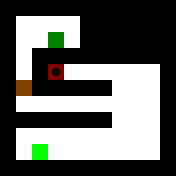

Below is a game level as drawn by its tile map, then a one-line description and the .tmx file that defines it, in full:
An orthogonal 11x11 tile map with 16x16 px tiles, 2 tile layers (Layer1, Layer2).

<map version="1.0" orientation="orthogonal" renderorder="right-down" width="11" height="11" tilewidth="16" tileheight="16" nextobjectid="1">
 <tileset firstgid="1" source="../Tiles.tsx" />
 <layer name="Layer1" width="11" height="11">
  <data encoding="csv">
1,1,1,1,1,1,1,1,1,1,1,
1,5,5,5,5,1,1,1,1,1,1,
1,5,5,5,5,1,1,1,1,1,1,
1,5,1,1,1,1,1,1,1,1,1,
1,5,1,5,5,5,5,5,5,5,1,
1,5,1,1,1,1,1,5,5,5,1,
1,5,5,5,5,5,5,5,5,5,1,
1,1,1,1,1,1,1,5,5,5,1,
1,5,5,5,5,5,5,5,5,5,1,
1,5,5,5,5,5,5,5,5,5,1,
1,1,1,1,1,1,1,1,1,1,1
</data>
 </layer>
 <layer name="Layer2" width="11" height="11">
  <data encoding="csv">
0,0,0,0,0,0,0,0,0,0,0,
0,0,0,0,0,0,0,0,0,0,0,
0,0,0,2,0,0,0,0,0,0,0,
0,0,0,0,0,0,0,0,0,0,0,
0,0,0,7,0,0,0,0,0,0,0,
0,9,0,0,0,0,0,0,0,0,0,
0,0,0,0,0,0,0,0,0,0,0,
0,0,0,0,0,0,0,0,0,0,0,
0,0,0,0,0,0,0,0,0,0,0,
0,0,4,0,0,0,0,0,0,0,0,
0,0,0,0,0,0,0,0,0,0,0
</data>
 </layer>
</map>
